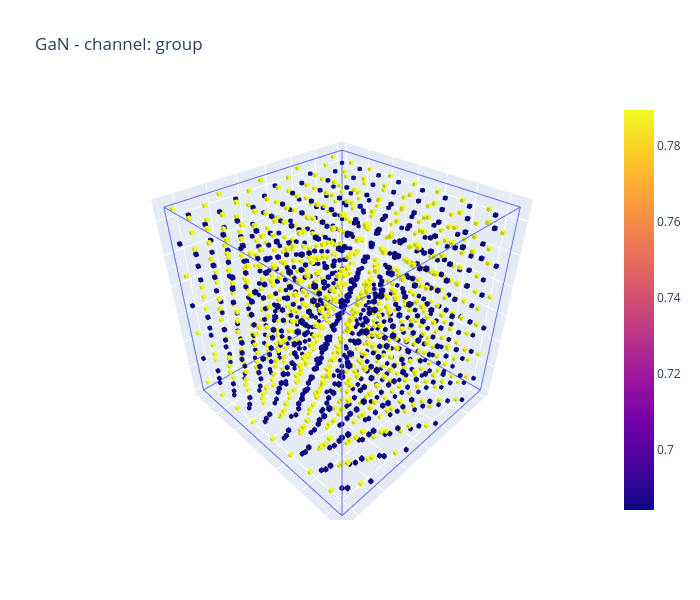

This figure's notebook cell:
### Code cell
fig = CVR.vv.voxel_interactive_plotly(array, channels=1, box_outline=True)  # channel 1: group
fig.update_layout(title='GaN - channel: group', width=700, height=600)
fig.show()

### Figure 1 — Plotly figure (JSON) as saved in the notebook; plotly's stock layout.template omitted (floating-point values rounded to 4 significant figures; data arrays with more than 128 entries replaced by an {"elided": "..."} marker saying what was removed)
{"data": [{"hovertemplate": "x=%{x}<br>y=%{y}<br>z=%{z}<extra></extra>", "legendgroup": "", "line": {"color": "#636efa", "dash": "solid"}, "marker": {"symbol": "circle"}, "mode": "lines", "name": "", "scene": "scene", "showlegend": false, "type": "scatter3d", "x": [0.0, 0.0, 0.0, 0.0, 0.0, 64.0, 64.0, 64.0, 64.0, 64.0, 0.0, 0.0, 64.0, 64.0, 64.0, 0.0, 0.0, 64.0, 0.0, 0.0], "y": [0.0, 0.0, 64.0, 64.0, 0.0, 0.0, 0.0, 64.0, 64.0, 0.0, 0.0, 64.0, 64.0, 0.0, 0.0, 0.0, 64.0, 64.0, 64.0, 0.0], "z": [0.0, 64.0, 64.0, 0.0, 0.0, 0.0, 64.0, 64.0, 0.0, 0.0, 0.0, 0.0, 0.0, 0.0, 64.0, 64.0, 64.0, 64.0, 64.0, 64.0]}, {"cmin": 0, "i": {"elided": "17280 float values"}, "intensity": {"elided": "34560 float values"}, "j": {"elided": "17280 float values"}, "k": {"elided": "17280 float values"}, "type": "mesh3d", "x": {"elided": "34560 float values"}, "y": {"elided": "34560 float values"}, "z": {"elided": "34560 float values"}}], "layout": {"height": 600, "scene": {"xaxis": {"showticklabels": false, "title": {"text": " "}}, "yaxis": {"showticklabels": false, "title": {"text": " "}}, "zaxis": {"showticklabels": false, "title": {"text": " "}}}, "title": {"text": "GaN - channel: group"}, "width": 700}}
